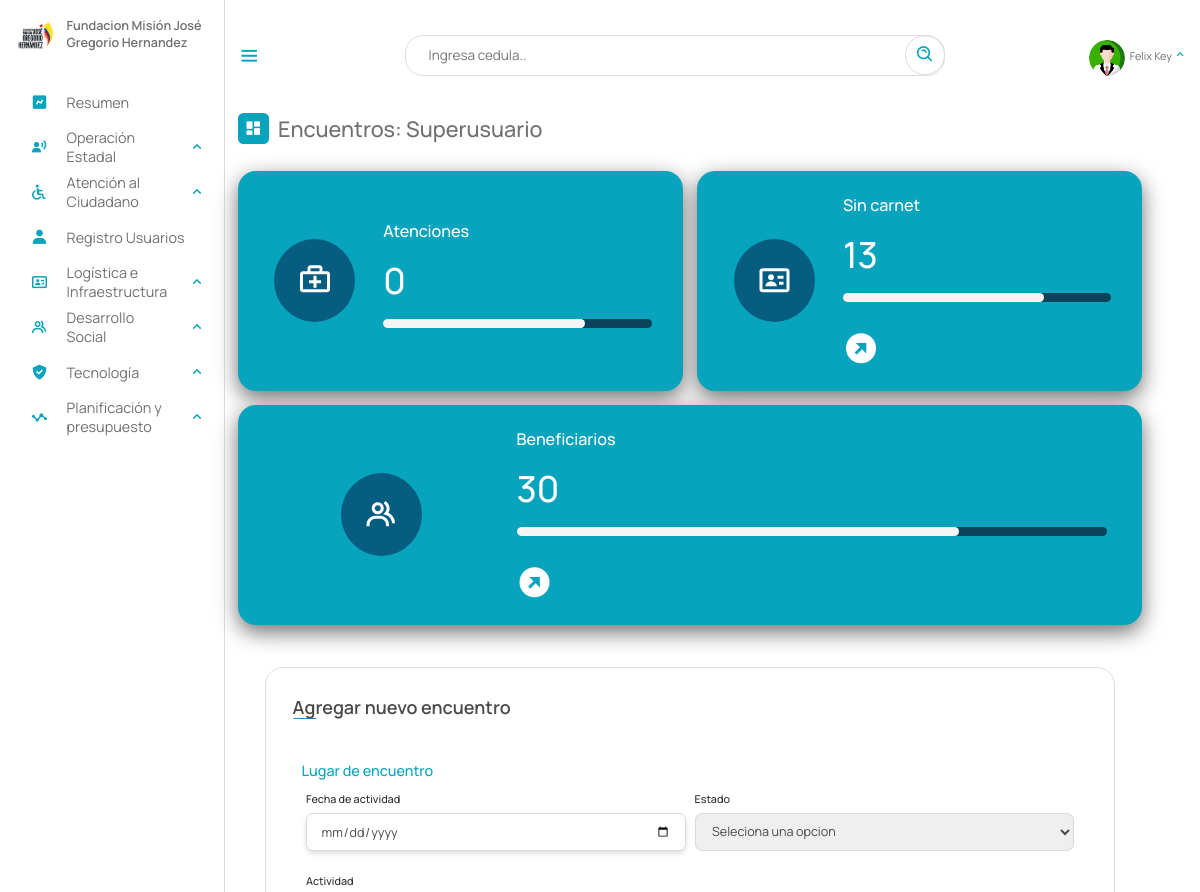
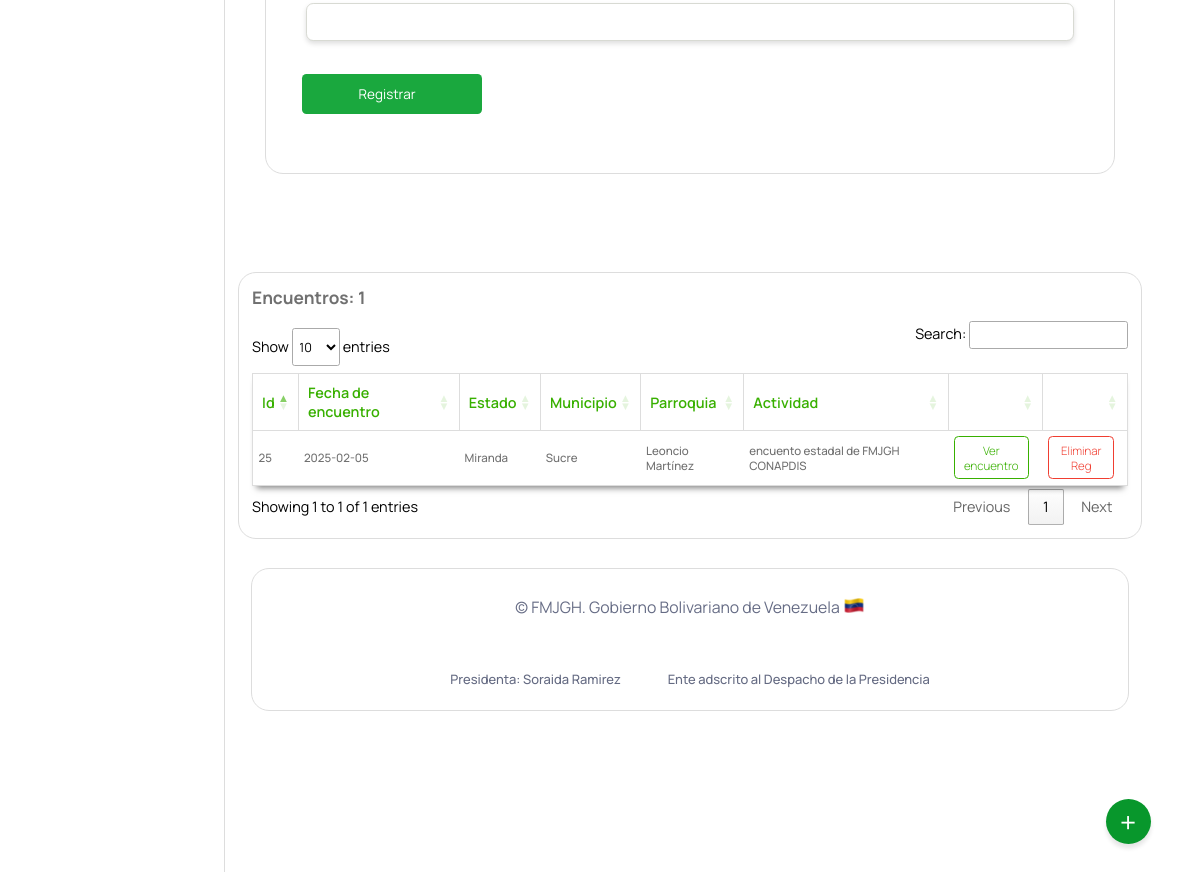
The app's page /Escritorio/10-encuentros.php (signed in) with its own data (2 pictures, top to bottom).
### tables this page shows
CREATE TABLE `encuentros` (
  `id` int(11) NOT NULL AUTO_INCREMENT,
  `fecha_encuentro` date NOT NULL,
  `estado` varchar(10) NOT NULL,
  `municipio` varchar(20) NOT NULL,
  `parroquia` varchar(10) NOT NULL,
  `actividad` text NOT NULL,
  `gerencia` varchar(5) DEFAULT NULL,
  PRIMARY KEY (`id`),
  KEY `estado` (`estado`,`municipio`),
  KEY `municipio` (`municipio`),
  KEY `parroquia` (`parroquia`),
  KEY `gerencia` (`gerencia`),
  CONSTRAINT `encuentros_ibfk_1` FOREIGN KEY (`estado`) REFERENCES `estados` (`id_estados`) ON DELETE CASCADE,
  CONSTRAINT `encuentros_ibfk_2` FOREIGN KEY (`municipio`) REFERENCES `municipios` (`id_municipios`) ON DELETE CASCADE,
  CONSTRAINT `encuentros_ibfk_3` FOREIGN KEY (`parroquia`) REFERENCES `parroquia` (`id`) ON DELETE CASCADE,
  CONSTRAINT `encuentros_ibfk_4` FOREIGN KEY (`gerencia`) REFERENCES `gerencia` (`id`) ON DELETE CASCADE ON UPDATE CASCADE
);

CREATE TABLE `estados` (
  `id_estados` varchar(10) NOT NULL,
  `nombre_estado` text NOT NULL,
  `codigo` varchar(255) NOT NULL,
  PRIMARY KEY (`id_estados`)
);

CREATE TABLE `municipios` (
  `id_municipios` varchar(20) NOT NULL,
  `estado` varchar(10) NOT NULL,
  `nombre` text NOT NULL,
  PRIMARY KEY (`id_municipios`),
  KEY `estado` (`estado`)
);

CREATE TABLE `parroquia` (
  `id` varchar(10) NOT NULL,
  `municipio` varchar(20) NOT NULL,
  `nombre_parroquia` text NOT NULL,
  PRIMARY KEY (`id`),
  KEY `municipio` (`municipio`)
);

### php/01-atenciones.php (called while the page is built, shortened)
<?php
include_once("ManejadorBD.php");
class Atenciones extends ManejadorBD
{
	private $cnn;
	public function __construct($tipoConexion)
	{
		$this->cnn = parent::conectar($tipoConexion);
	}
	public function contarTodasAtencionesa()
	{
		try {
			$stmt = $this->cnn->prepare("SELECT * FROM `atenciones` WHERE fecha_aten IS NOT NULL");
			$stmt->setFetchMode(PDO::FETCH_ASSOC);
			$stmt->execute();
			return $stmt->fetchAll();
		} catch (PDOException $error) {
			echo "Error: ejecutando consulta SQL." . $error->getMessage();
			exit();
		}
	}
}

### php/ManejadorBD.php (called while the page is built, shortened)
<?php
	class ManejadorBD extends PDO {
		public $srv	= SRV;
		public $usr	= USR;
		public $pas	= PAS;
		public $dbn	= BDN;
		public function conectar($tipoConexion){
			try{
				switch ($tipoConexion) {
				    case 1:
				        $dsn = "mysql:host=$this->srv;dbname=$this->dbn";
				        break;
				}
				$dbh = new PDO($dsn, $this->usr, $this->pas);
    			$dbh->setAttribute(PDO::ATTR_ERRMODE, PDO::ERRMODE_EXCEPTION);
			}catch(PDOException $error){
                echo "Error al Conectar con la Base de Datos: ".$error->getMessage();
                exit();
			}
            $this->conexionBD = $dbh;
			return $this->conexionBD;
		}
	}
?>

### php/01-discapacitados.php (called while the page is built, shortened)
<?php
include_once("ManejadorBD.php");
class Discapacitados extends ManejadorBD
{
	private $cnn;
	public function __construct($tipoConexion)
	{
		$this->cnn = parent::conectar($tipoConexion);
	}
	public function consultageneralsincarnet()
	{
		try {
			$stmt = $this->cnn->prepare("SELECT cedula, nombre, apellido, estados.nombre_estado, discapacid_e.nombre_e , telefono, edad, email, certificado FROM `beneficiario` , estados, discapacid_e WHERE certificado = ''and beneficiario.estado = estados.id_estados and beneficiario.discapacidad = discapacid_e.id_e; ");
			$stmt->setFetchMode(PDO::FETCH_ASSOC);
			$stmt->execute();
			return $stmt->fetchAll();
		} catch (PDOException $error) {
			echo "Error: ejecutando consulta SQL." . $error->getMessage();
			exit();
		}
	}
	public function consultarTodosDiscapacitados()
	{
		try {
			$stmt = $this->cnn->prepare("SELECT cedula, nombre, apellido, estado, discapacidad FROM `beneficiario` WHERE 1");
			$stmt->setFetchMode(PDO::FETCH_ASSOC);
			$stmt->execute();
			return $stmt->fetchAll();
		} catch (PDOException $error) {
			echo "Error: ejecutando consulta SQL." . $error->getMessage();
			exit();
		}
	}
}

### php/05-encuentro.php (called while the page is built, shortened)
<?php
include_once("ManejadorBD.php");
class encuentro extends ManejadorBD{
        private $cnn;
        public function __construct($tipoConexion){
            $this->cnn = parent::conectar($tipoConexion);
        }
		public function consultarTodosEncuentro(){
			try{
				$stmt = $this->cnn->prepare("SELECT encuentros.id, encuentros.fecha_encuentro, estados.nombre_estado, municipios.nombre, parroquia.nombre_parroquia, encuentros.actividad, encuentros.gerencia FROM encuentros, municipios, estados, parroquia WHERE
				encuentros.estado = estados.id_estados AND
				encuentros.municipio = municipios.id_municipios AND
				encuentros.parroquia = parroquia.id");
				$stmt->setFetchMode(PDO::FETCH_ASSOC);
				$stmt->execute();
				return $stmt->fetchAll();
	        }catch(PDOException $error) {
				echo "Error: ejecutando consulta SQL.".$error->getMessage();
				exit();
	        }
		}
}
?>

### Escritorio/10-encuentros.php (the view, shortened to what this page needs)
<?php
include_once("partearriba.php");
?>
<link rel="stylesheet" type="text/css" href="https://cdn.datatables.net/1.11.3/css/jquery.dataTables.min.css">
<div class="dash-contenido">
    <div class="overview">
        <div class="titulo">
            <i class='bx bxs-dashboard'> </i>
            <span class="link-name">Encuentros: <?php echo $rol ?></span>
        </div>
    </div>
    <div class="boxes">
        <?php
        include_once("../php/01-discapacitados.php");
        $dis = new Discapacitados(1);
        $consulta = $dis->consultarTodosDiscapacitados();
        $sincarnet = $dis->consultageneralsincarnet();
        include_once("../php/01-atenciones.php");
        $aten = new Atenciones(1);
        $atenciones =  $aten->contarTodasAtencionesa();
        ?>
        <div class="box box1">
            <div class="contenedor-box">
                <div class="boxes1">
                    <div class="cont-box">
                        <i class='bx bx-first-aid'></i>
                    </div>
                </div>
                <div class="boxes2">
                    <span class="link-name">Atenciones</span></a>
                    <span class="number"><?php echo count($atenciones) ?></span>
                    <div class="progress">
                        <div class="progress-bar" style="width:75%;">
                        </div>
                    </div>
                </div>
            </div>
        </div>
        <div class="box box1">
            <div class="contenedor-box">
                <div class="boxes1">
                    <div class="cont-box">
                        <i class='bx bx-id-card'></i>
                    </div>
                </div>
                <div class="boxes2">
                    <span class="link-name"><a href="sincarnet.php">Sin carnet </a></span>
                    <span class="number"><?php echo count($sincarnet) ?></span>
                    <div class="progress">
                        <div class="progress-bar" style="width:75%;">
                        </div>
                    </div>
                    <span> <a href="sincarnet.php" class="ir"><i class='bx bxs-right-top-arrow-circle'></i></a></span>
                </div>
            </div>
        </div>
        <div class="box box1">
            <div class="contenedor-box">
                <div class="boxes1">
                    <div class="cont-box">
                        <i class='bx bx-group'></i>
                    </div>
                </div>
                <div class="boxes2">
                    <span class="link-name"><a href="Beneficiarios.php">Beneficiarios </a></span>
                    <span class="number"><?php echo count($consulta); ?></span>
                    <div class="progress">
                        <div class="progress-bar" style="width:75%;">
                        </div>
                    </div>
                    <span> <a href="Beneficiarios.php" class="ir"><i class='bx bxs-right-top-arrow-circle'></i></a></span>
                </div>
            </div>
        </div>
    </div>
    <div class="cont-registro">
        <div class="container">
            <header>
                Agregar nuevo encuentro
            </header>
            <form method="post" class="dos">
                <div class="form first">
                    <div class="details personal">
                        <span class="title">Lugar de encuentro</span>
                        <div class="fields">
                            <div class="input-field dos">
                                <label>Fecha de actividad</label>
                                <input type="date" id="fecha_encuentro" name="fecha_encuentro">
                            </div>
                            <div class="input-field">
                                <label>Estado</label>
                                <select name="estado" id="estado" require>
                                    <option value="0">Seleciona una opcion</option>
                                </select>
                            </div>
                            <div class="input-field dos">
                                <label>Actividad</label>
                                <input type="text" id="actividad" name="actividad">
                            </div>
                        </div>
                    </div>
                </div>
                <button class="nextBtn" name="registro" id="registro">
                    <span class="btnText">Registrar</span>
                </button>
        </div>
    </div>
    <div class="reportes-totales">
    </div>
    <div class="tabla-atencion">
        <?php
        include_once("../php/05-encuentro.php");
        $aten = new encuentro(1);
        $consulta = $aten->consultarTodosEncuentro();
        $cantidadRegistros = count($consulta);
        ?>
        <h2>Encuentros: <?php echo $cantidadRegistros ?></h2>
        <table id="atencion">
            <thead>
                <tr>
                    <th>Id</th>
                    <th>Fecha de encuentro</th>
                    <th>Estado</th>
                    <th>Municipio</th>
                    <th>Parroquia</th>
                    <th>Actividad</th>
                    <th></th>
                    <th></th>
                </tr>
            </thead>
            <tbody>
                <?php
                include_once("../php/05-encuentro.php");
                $aten = new encuentro(1);
                $consulta = $aten->consultarTodosEncuentro();
                if ($consulta) {
                    foreach ($consulta as $registros) {
                        if ($registros["gerencia"] == $gerencia || $rol == "Superusuario") {
                ?>
                            <tr>
                                <td><?php echo $registros["id"] ?></td>
                                <td><?php echo $registros["fecha_encuentro"] ?></td>
                                <td><?php echo $registros["nombre_estado"] ?></td>
                                <td><?php echo $registros["nombre"] ?></td>
                                <td><?php echo $registros["nombre_parroquia"] ?></td>
                                <td><?php echo $registros["actividad"] ?></td>
                                <td><a href="10-verEncuentro.php?id=<?php echo $registros["id"] ?>">Ver encuentro</a></td>
                                <?php if ($rol == "Superusuario") { ?>
                                    <td><a href="eliminar/eliminar_encuentro.php?id=<?php echo $registros["id"] ?>" class="eliminar">Eliminar Reg</a></td>
                                <?php } else {
                                    echo "<td></td>";
                                } ?>
                            </tr>
                <?php
                        }
                    }
                }
                ?>
            </tbody>
        </table>
    </div>
    <?php
    include_once("parteabajo.php");
    ?>

### Escritorio/estilo.css (style rules this page uses)
* { font-family: 'Manrope', sans-serif; margin: 0; padding: 0; box-sizing: border-box; scroll-behavior: smooth; }
:root { --body-color: ; --tran-03:all 0.2 ease ; --tran-03:all 0.3s ease ; --tran-03:all 0.4s ease ; --tran-03:all 0.5s ease ; }
body { height: 100vh; background-color: #fff; }
.menu-dash .dash-contenido { padding-top: 45px; }
.menu-dash .titulo { display: flex; align-items: center; margin: 70px 0 30px 0; }
.menu-dash .titulo i { position: relative; height: 35px; width: 35px; background-color: #08A4BD; border-radius: 6px; color: #fff; display: flex; align-items: center; justify-content: center; font-size: 20px; }
.menu-dash .titulo .link-name { font-size: 24PX; font-weight: 500; color: #707070; margin-left: 10px; }
.menu-dash .boxes { display: flex; align-items: normal; justify-content: space-evenly; gap: 1rem; width: 100%; flex-wrap: wrap; }
.menu-dash .boxes .box { width: 400px; flex-grow: 100; }
.contenedor-box { display: flex; width: 100%; height: 100%; box-sizing: border-box; }
.contenedor-box .boxes1, .boxes2 { display: flex; width: 29%; justify-content: center; align-items: center; height: 100%; }
.contenedor-box .boxes1 .cont-box { background-color: #065d80; border-radius: 100%; padding: 25px; }
.contenedor-box .boxes2 { display: flex; flex-direction: column; width: 70%; justify-content: center; align-items: start; height: 100%; gap: 1em; padding: 10px; }
.progress { height:10px; width: 100%; border: 1px solid none; border-radius: 5px; background-color: #0b445a; margin-bottom: 15px; }
.progress-bar { height: 100%; background: whitesmoke; display: flex; align-items: center; transition: width 0.25s; border-radius: 5px; max-width: 100%; }
.menu-dash .boxes .box { padding: 15px 20px; border-radius: 20px; background-color: #08A4BD; width: (100% / 3 - 15px); display: flex; flex-direction: column; align-items: center; box-shadow: 0 .5rem 1.5rem #707070; transition: 0.3s; }
.menu-dash .boxes .box a { text-decoration: none; color: #fff; }
.boxes .box .link-name { white-space: nowrap; font-size: 18px; font-weight: 500; color: #fff; }
.boxes .box .number { white-space: nowrap; font-size: 40px; font-weight: 500; color: #fff; }
.boxes .box i { font-size: 40px; color: #fff; }
.boxes .box.box1 { background-color: #08A4BD; }
.cont-registro { background-color: white; max-width: 100%; margin-top: 2rem ; border-radius: 20px; padding: 15px; }
.container { background-color: #fff; border: 1px solid #ddd; max-width: 100%; border-radius: 20px; padding: 30px; margin: 0 15px; }
.container header { position: relative; font-size: 20px; font-weight: 600; color: #4a4a48; }
.container header::before { content: ""; position: absolute; bottom: -2px; left: 0; height: 3px; width: 27px; border-radius: 8px; background-color: #2081c3; }
.container form { position: relative; margin-top: 16px; padding: 10px; background-color: #fff; }
.first { height: auto; }
.container form.dos { position: relative; margin-top: 0px; padding: 10px; min-height: 100px; background-color: #fff; }
.container form .details { margin-top: 30px; display: flex; flex-direction: column; }
.container form .title { display: block; margin-bottom: 8px; font-size: 16px; font-weight: 500; margin: 6px 0; color: #08A4BD; }
.container form .fields { display: flex; align-items: center; justify-content: space-between; flex-wrap: wrap; }
form .fields .input-field { display: flex; width: calc(100%/3 - 20px); flex-direction: column; margin: 4px 5px; flex-grow: 400; flex-basis: 400px; }
.input-field label { font-size: 12px; font-weight: 500; color: #2e2e2e; }
.input-field input, select { outline: none; font-size: 14px; font-weight: 400; color: #4A4A48; border: 1px solid #D8DAD3; border-radius: 8px ; height: 42px; margin: 8px 0; padding: 0 15px; }
.input-field input[type="date"]:valid { color: #4A4A48; }
.container form button { display: flex; color: #fff; align-items: center; justify-content: center; height: 45px; font-weight: 400; max-width: 200px; width: 100%; border: none; border-radius: 5px; outline: none; background-color:#1AA83E; margin: 25px 0; transition: all 0.3 linear; cursor: pointer; gap: 10px; }
.container form .btnText { font-size: 15px; }
table { width: 100%; }

### Escritorio/02-buttons/01-buttons.css (style rules this page uses)
body { margin: 0; padding: 0; }

### records on screen
encuentros: id "25", fecha_encuentro "2025-02-05", estado.nombre_estado "Miranda", municipio.nombre "Sucre", parroquia.nombre_parroquia "Leoncio Martínez", actividad "encuento estadal de FMJGH CONAPDIS"

### other values on screen
$NombreUsuarioActivo "Felix Key"
$rol "Superusuario"
count($atenciones) "0"
count($sincarnet) "13"
count($consulta) "30"
$cantidadRegistros "1"
